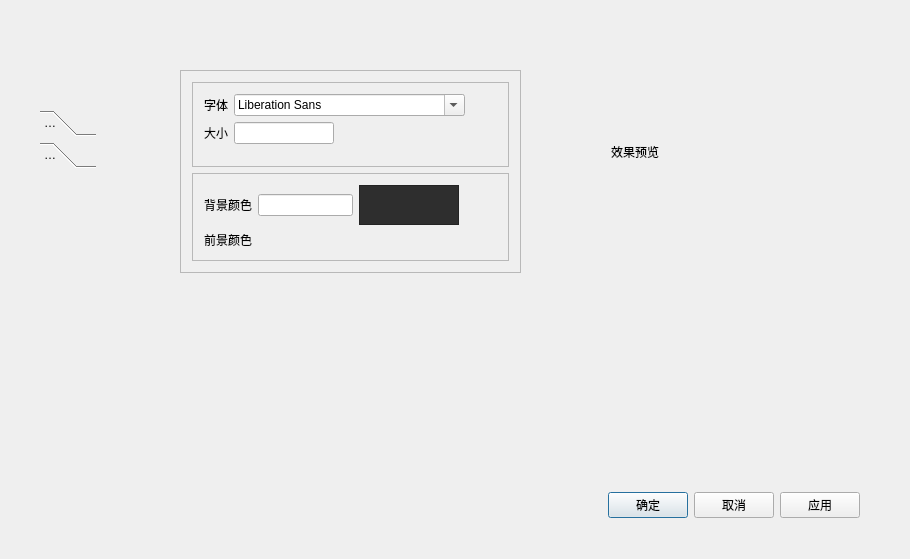
<?xml version="1.0" encoding="UTF-8"?>
<ui version="4.0">
 <class>EditorSettingsDialogClass</class>
 <widget class="QDialog" name="EditorSettingsDialogClass">
  <property name="geometry">
   <rect>
    <x>0</x>
    <y>0</y>
    <width>910</width>
    <height>559</height>
   </rect>
  </property>
  <property name="windowTitle">
   <string>编辑器设置</string>
  </property>
  <property name="inputMethodHints">
   <set>Qt::InputMethodHint::ImhNone</set>
  </property>
  <widget class="QToolBox" name="toolBox">
   <property name="geometry">
    <rect>
     <x>40</x>
     <y>110</y>
     <width>56</width>
     <height>114</height>
    </rect>
   </property>
   <property name="currentIndex">
    <number>1</number>
   </property>
   <widget class="QWidget" name="fontPage">
    <property name="geometry">
     <rect>
      <x>0</x>
      <y>0</y>
      <width>56</width>
      <height>54</height>
     </rect>
    </property>
    <attribute name="label">
     <string>字体</string>
    </attribute>
   </widget>
   <widget class="QWidget" name="colorsPage">
    <property name="geometry">
     <rect>
      <x>0</x>
      <y>0</y>
      <width>56</width>
      <height>54</height>
     </rect>
    </property>
    <attribute name="label">
     <string>配色方案</string>
    </attribute>
   </widget>
  </widget>
  <widget class="QWidget" name="previewWidget" native="true">
   <property name="geometry">
    <rect>
     <x>600</x>
     <y>100</y>
     <width>241</width>
     <height>191</height>
    </rect>
   </property>
   <layout class="QVBoxLayout" name="verticalLayout">
    <item>
     <widget class="QLabel" name="previewLabel">
      <property name="text">
       <string>效果预览</string>
      </property>
     </widget>
    </item>
    <item>
     <widget class="QWidget" name="editorWidget" native="true"/>
    </item>
   </layout>
  </widget>
  <widget class="QWidget" name="buttonWidget" native="true">
   <property name="geometry">
    <rect>
     <x>40</x>
     <y>480</y>
     <width>831</width>
     <height>50</height>
    </rect>
   </property>
   <property name="maximumSize">
    <size>
     <width>16777215</width>
     <height>50</height>
    </size>
   </property>
   <layout class="QHBoxLayout" name="horizontalLayout_3">
    <item>
     <spacer name="horizontalSpacer_2">
      <property name="orientation">
       <enum>Qt::Orientation::Horizontal</enum>
      </property>
      <property name="sizeHint" stdset="0">
       <size>
        <width>567</width>
        <height>20</height>
       </size>
      </property>
     </spacer>
    </item>
    <item>
     <widget class="QPushButton" name="confirmPushButton">
      <property name="text">
       <string>确定</string>
      </property>
     </widget>
    </item>
    <item>
     <widget class="QPushButton" name="cancelPushButton">
      <property name="text">
       <string>取消</string>
      </property>
     </widget>
    </item>
    <item>
     <widget class="QPushButton" name="applyPushButton">
      <property name="text">
       <string>应用</string>
      </property>
     </widget>
    </item>
   </layout>
  </widget>
  <widget class="QFrame" name="settingsFrame">
   <property name="geometry">
    <rect>
     <x>180</x>
     <y>70</y>
     <width>341</width>
     <height>203</height>
    </rect>
   </property>
   <property name="frameShape">
    <enum>QFrame::Shape::StyledPanel</enum>
   </property>
   <property name="frameShadow">
    <enum>QFrame::Shadow::Raised</enum>
   </property>
   <layout class="QVBoxLayout" name="verticalLayout_3">
    <item>
     <widget class="QFrame" name="fontFrame">
      <property name="frameShape">
       <enum>QFrame::Shape::StyledPanel</enum>
      </property>
      <property name="frameShadow">
       <enum>QFrame::Shadow::Raised</enum>
      </property>
      <layout class="QVBoxLayout" name="verticalLayout_2">
       <item>
        <layout class="QHBoxLayout" name="horizontalLayout">
         <item>
          <widget class="QLabel" name="fontLabel">
           <property name="text">
            <string>字体</string>
           </property>
          </widget>
         </item>
         <item>
          <widget class="QFontComboBox" name="fontComboBox"/>
         </item>
         <item>
          <spacer name="horizontalSpacer_3">
           <property name="orientation">
            <enum>Qt::Orientation::Horizontal</enum>
           </property>
           <property name="sizeHint" stdset="0">
            <size>
             <width>40</width>
             <height>20</height>
            </size>
           </property>
          </spacer>
         </item>
        </layout>
       </item>
       <item>
        <layout class="QHBoxLayout" name="horizontalLayout_2">
         <item>
          <widget class="QLabel" name="fontSizeLabel">
           <property name="text">
            <string>大小</string>
           </property>
          </widget>
         </item>
         <item>
          <widget class="QLineEdit" name="fontSizeLineEdit">
           <property name="minimumSize">
            <size>
             <width>100</width>
             <height>0</height>
            </size>
           </property>
           <property name="maximumSize">
            <size>
             <width>100</width>
             <height>16777215</height>
            </size>
           </property>
           <property name="inputMethodHints">
            <set>Qt::InputMethodHint::ImhDigitsOnly</set>
           </property>
          </widget>
         </item>
         <item>
          <spacer name="horizontalSpacer">
           <property name="orientation">
            <enum>Qt::Orientation::Horizontal</enum>
           </property>
           <property name="sizeHint" stdset="0">
            <size>
             <width>40</width>
             <height>20</height>
            </size>
           </property>
          </spacer>
         </item>
        </layout>
       </item>
       <item>
        <spacer name="verticalSpacer">
         <property name="orientation">
          <enum>Qt::Orientation::Vertical</enum>
         </property>
         <property name="sizeHint" stdset="0">
          <size>
           <width>20</width>
           <height>40</height>
          </size>
         </property>
        </spacer>
       </item>
      </layout>
     </widget>
    </item>
    <item>
     <widget class="QFrame" name="colorFrame">
      <property name="frameShape">
       <enum>QFrame::Shape::StyledPanel</enum>
      </property>
      <property name="frameShadow">
       <enum>QFrame::Shadow::Raised</enum>
      </property>
      <layout class="QGridLayout" name="gridLayout">
       <item row="0" column="1">
        <widget class="QLineEdit" name="backGroundColorLineEdit"/>
       </item>
       <item row="0" column="0">
        <widget class="QLabel" name="backGroundColorLabel">
         <property name="text">
          <string>背景颜色</string>
         </property>
        </widget>
       </item>
       <item row="0" column="3">
        <widget class="QPushButton" name="backGroundColorPushButton">
         <property name="minimumSize">
          <size>
           <width>32</width>
           <height>32</height>
          </size>
         </property>
         <property name="maximumSize">
          <size>
           <width>32</width>
           <height>32</height>
          </size>
         </property>
         <property name="styleSheet">
          <string notr="true">QPushButton {
    border: none; 
}
QPushButton:hover {
border: 2px solid blue;
}
QPushButton:pressed {
 border: 2px solid red; 
 }</string>
         </property>
         <property name="text">
          <string/>
         </property>
         <property name="icon">
          <iconset resource="../../../resource.qrc">
           <normaloff>:/icon/resources/icons/color_board.svg</normaloff>:/icon/resources/icons/color_board.svg</iconset>
         </property>
         <property name="iconSize">
          <size>
           <width>24</width>
           <height>24</height>
          </size>
         </property>
        </widget>
       </item>
       <item row="0" column="2">
        <widget class="QFrame" name="backGroundColorFrame">
         <property name="minimumSize">
          <size>
           <width>100</width>
           <height>40</height>
          </size>
         </property>
         <property name="maximumSize">
          <size>
           <width>100</width>
           <height>40</height>
          </size>
         </property>
         <property name="styleSheet">
          <string notr="true">QFrame{
background:#2E2E2E
}</string>
         </property>
         <property name="frameShape">
          <enum>QFrame::Shape::StyledPanel</enum>
         </property>
         <property name="frameShadow">
          <enum>QFrame::Shadow::Raised</enum>
         </property>
        </widget>
       </item>
       <item row="1" column="0">
        <widget class="QLabel" name="foreGroundColorLabel">
         <property name="text">
          <string>前景颜色</string>
         </property>
        </widget>
       </item>
      </layout>
     </widget>
    </item>
   </layout>
  </widget>
 </widget>
 <layoutdefault spacing="6" margin="11"/>
 <resources>
  <include location="../../../resource.qrc"/>
 </resources>
 <connections/>
</ui>
